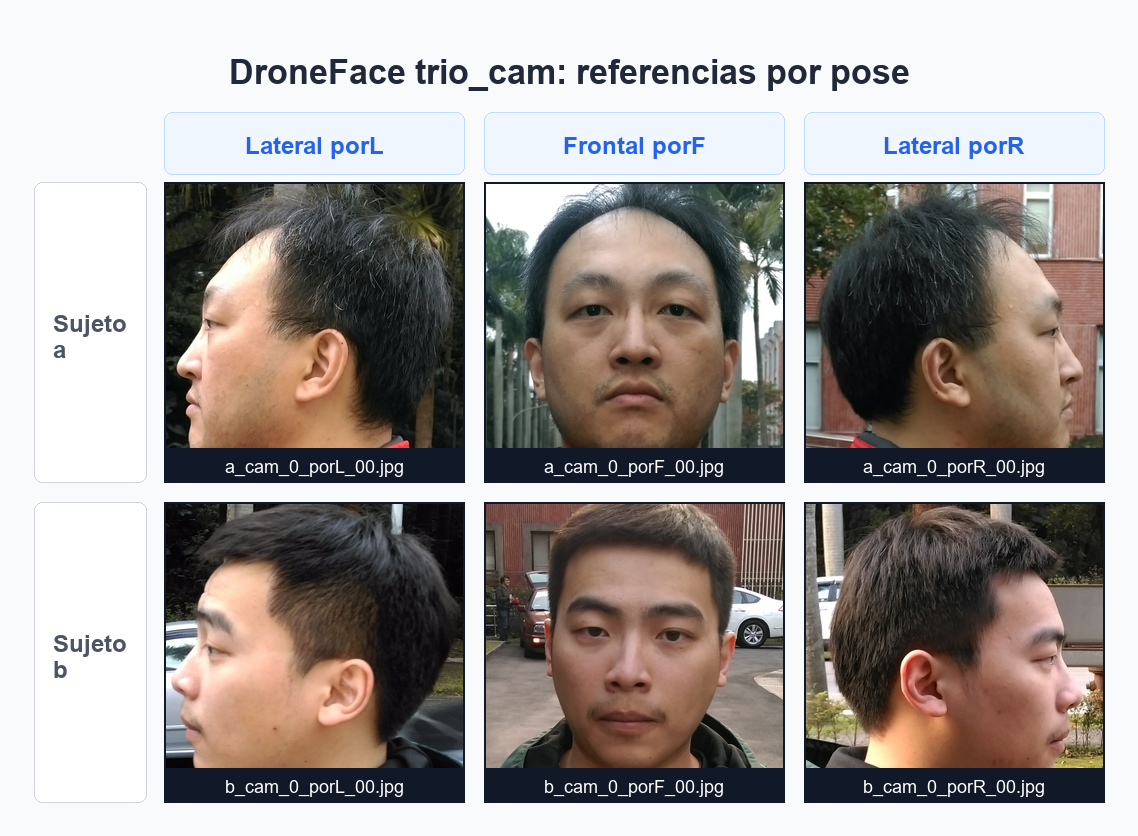
#> input picture Informe/figs/dataset/droneface_trio_cam_pose_collage.png, 1138 x 836 px, given in place of a_cam_0_porL_00.jpg, which was not available
$ python create_dataset_figures.py
#> lines starting #> are read from the running program, lines starting #| are printed output that depends on the picture
from pathlib import Path

import matplotlib.pyplot as plt
import numpy as np
from matplotlib.patches import Circle, Ellipse, FancyBboxPatch, Rectangle
from PIL import Image, ImageDraw, ImageFont, ImageOps


ROOT = Path(__file__).resolve().parents[1]
DATASET = ROOT / "data" / "DroneFace" / "open_data_set"
OUT_DIR = ROOT / "Informe" / "figs" / "dataset"


def _font(size: int, bold: bool = False) -> ImageFont.ImageFont:
    candidates = [
        Path("C:/Windows/Fonts/arialbd.ttf" if bold else "C:/Windows/Fonts/arial.ttf"),
        Path("C:/Windows/Fonts/calibrib.ttf" if bold else "C:/Windows/Fonts/calibri.ttf"),
    ]
    for candidate in candidates:
        if candidate.exists():
            return ImageFont.truetype(str(candidate), size=size)
    return ImageFont.load_default()


def _cover_square(path: Path, size: int) -> Image.Image:
    img = Image.open(path).convert("RGB")
    w, h = img.size
    crop = min(w, h)
    left = (w - crop) // 2
    top = (h - crop) // 2
    img = img.crop((left, top, left + crop, top + crop))
    img = img.resize((size, size), Image.Resampling.LANCZOS)
    return ImageOps.autocontrast(img)


def _text_center(draw: ImageDraw.ImageDraw, box, text: str, font, fill):
    x0, y0, x1, y1 = box
    bbox = draw.textbbox((0, 0), text, font=font)
    tw = bbox[2] - bbox[0]
    th = bbox[3] - bbox[1]
    draw.text((x0 + (x1 - x0 - tw) / 2, y0 + (y1 - y0 - th) / 2), text, font=font, fill=fill)


# [27 lines left out: function _draw_drone, not called in this run]


def make_pose_collage(source: str, subjects=("a", "b")) -> Path:
    poses = [("porL", "Lateral porL"), ("porF", "Frontal porF"), ("porR", "Lateral porR")]
    cell = 300
    row_label_w = 130
    header_h = 78
    title_h = 70
    gap = 20
    margin = 34
    width = margin * 2 + row_label_w + len(poses) * cell + (len(poses) - 1) * gap
    height = margin * 2 + title_h + header_h + len(subjects) * cell + (len(subjects) - 1) * gap

    bg = (248, 250, 252)
    ink = (31, 41, 55)
    muted = (75, 85, 99)
    accent = (37, 99, 235)
    line = (209, 213, 219)
    canvas = Image.new("RGB", (width, height), bg)
    draw = ImageDraw.Draw(canvas)

    title_font = _font(34, bold=True)
    label_font = _font(24, bold=True)
    small_font = _font(18, bold=False)
    _text_center(
        draw,
        (0, margin, width, margin + title_h),
        f"DroneFace {source}: referencias por pose",
        title_font,
        ink,
    )

    x0 = margin + row_label_w
    y_header = margin + title_h
    for col, (_, label) in enumerate(poses):
        x = x0 + col * (cell + gap)
        draw.rounded_rectangle((x, y_header + 8, x + cell, y_header + header_h - 8), radius=8, fill=(239, 246, 255), outline=(191, 219, 254))
        _text_center(draw, (x, y_header + 8, x + cell, y_header + header_h - 8), label, label_font, accent)

    y0 = y_header + header_h
    for row, subject in enumerate(subjects):
        y = y0 + row * (cell + gap)
        draw.rounded_rectangle((margin, y, margin + row_label_w - 18, y + cell), radius=8, fill=(255, 255, 255), outline=line)
        _text_center(draw, (margin, y, margin + row_label_w - 18, y + cell), f"Sujeto\n{subject}", label_font, muted)
        for col, (pose, _) in enumerate(poses):
            suffix = "jpg" if pose == "porF" else ("jpg" if source == "trio_cam" else "JPG")
            prefix = "cam" if source == "trio_cam" else "gp"
            path = DATASET / source / f"{subject}_{prefix}_0_{pose}_00.{suffix}"
            if not path.exists() and suffix == "JPG":
                path = path.with_suffix(".jpg")
            img = _cover_square(path, cell)
            x = x0 + col * (cell + gap)
            canvas.paste(img, (x, y))
            draw.rectangle((x, y, x + cell, y + cell), outline=(17, 24, 39), width=2)
            draw.rectangle((x, y + cell - 34, x + cell, y + cell), fill=(17, 24, 39))
            _text_center(draw, (x, y + cell - 34, x + cell, y + cell), path.name, small_font, (255, 255, 255))

    out = OUT_DIR / f"droneface_{source}_pose_collage.png"
    canvas.save(out, quality=95)
    return out


# [87 lines left out: functions make_capture_geometry, make_dataset_summary_card, not called in this run]


def main() -> None:
    OUT_DIR.mkdir(parents=True, exist_ok=True)
    created = [
        make_pose_collage("trio_cam"),
        make_pose_collage("trio_gp"),
        make_capture_geometry(),
        make_dataset_summary_card(),
    ]
#> in _cover_square, img is the input picture: PIL image 1138x836 RGB; mean R, G, B 161, 154.5, 151.6
#> in _cover_square, `img = img.crop((left, top, left + crop, top + crop))`:
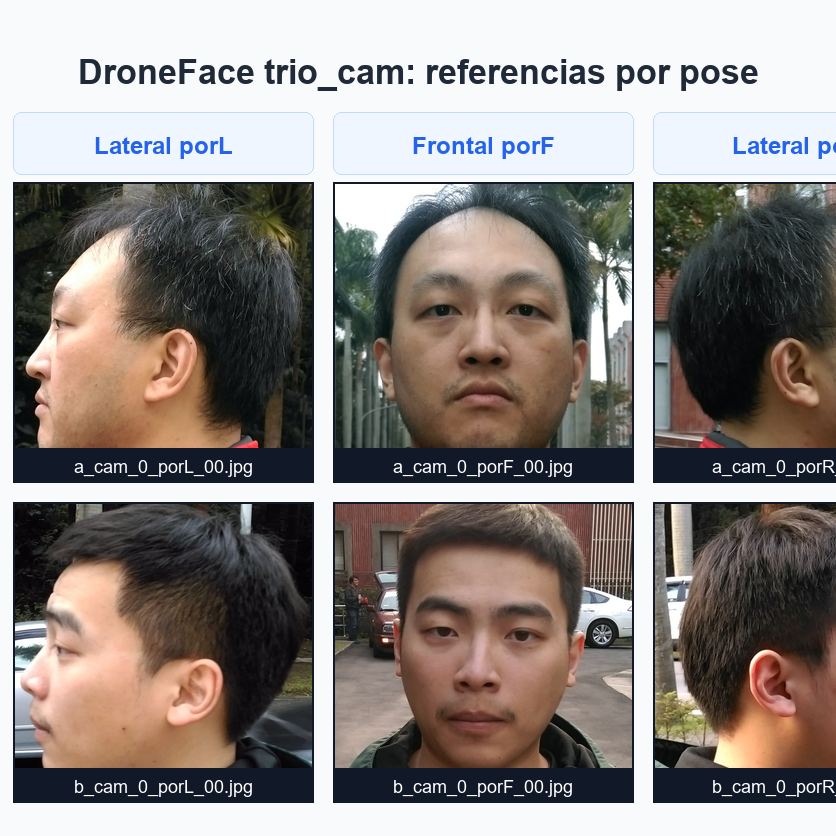
#> img: PIL image 836x836 RGB; mean R, G, B 141.7, 134.6, 131.1
#> in _cover_square, `img = img.resize((size, size), Image.Resampling.LANCZOS)`:
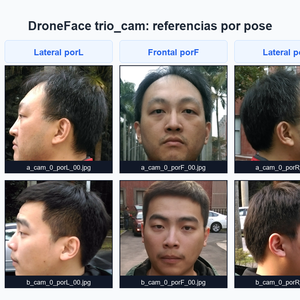
#> img: PIL image 300x300 RGB; mean R, G, B 141.5, 134.4, 130.8
#> in make_pose_collage, `canvas.paste(img, (x, y))`:
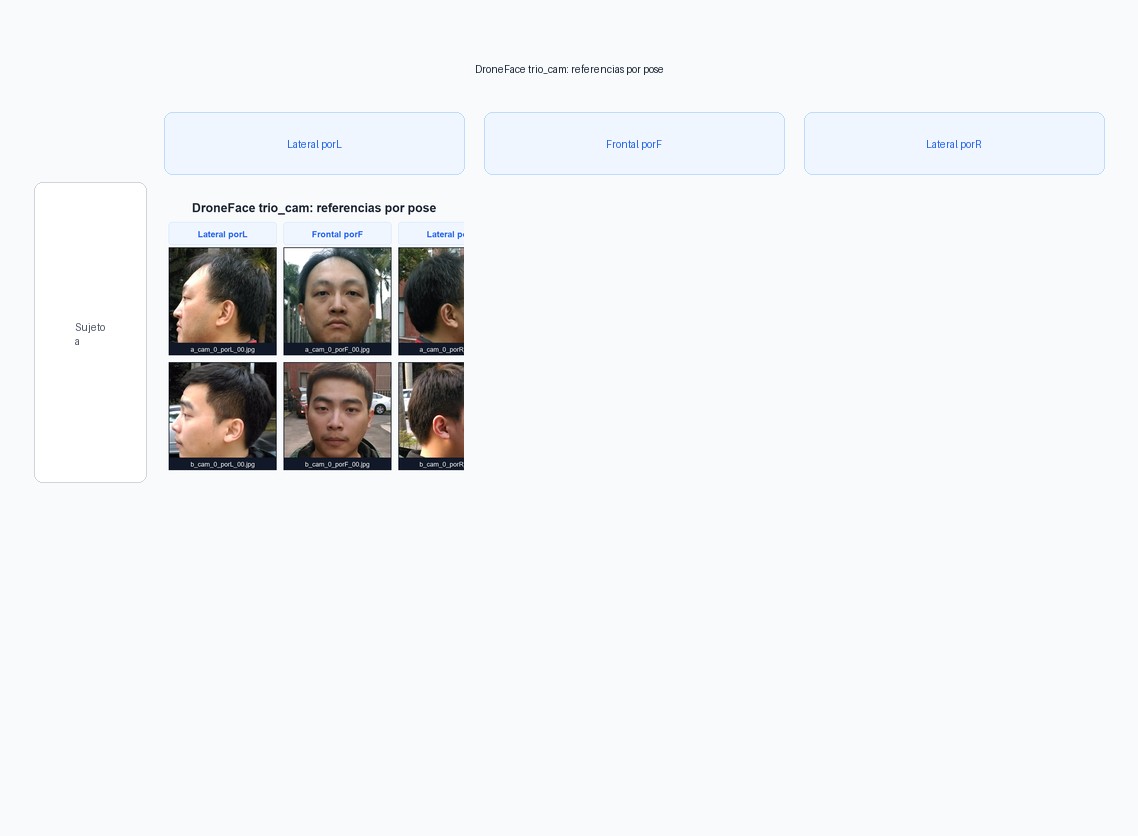
#> canvas: PIL image 1138x836 RGB; mean R, G, B 237.3, 238.7, 240.7
    for path in created:
        print(path.relative_to(ROOT))


if __name__ == "__main__":
#> (the run stopped early here; a loop or call above may not have finished)
